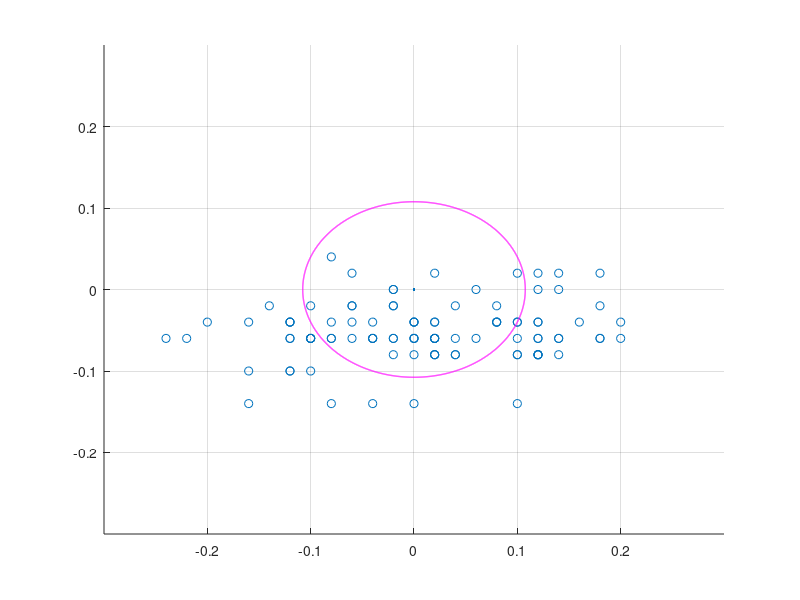

Source code (MATLAB): (Note: this script raises an error after producing the figure.)
clc;clear;

load('simulation_result.mat');
matrix = double(matrix);
matrix(:,1) = (matrix(:,1) - 395)*0.02;
matrix(:,2) = (matrix(:,2) - 335)*0.02;
scatter(matrix(:,1),matrix(:,2));
hold on;

ee = zeros(1,100);
for i = 1:100
    ee(i) = sqrt(matrix(i,1)^2+matrix(i,2)^2);
end
ee = sort(ee);
CEP = ee(50)

theta=0:2*pi/3600:2*pi;
Circle1=CEP*cos(theta);
Circle2=CEP*sin(theta);
plot(Circle1,Circle2,'m','Linewidth',1);
plot(0, 0, '.', 'Linewidth',2);
% axis([-0.8 0.4 -0.2 1]);
axis([-0.3 0.3 -0.3 0.3]);
grid on;
insert arrow;
hold off;